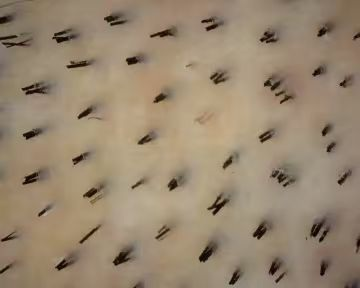
#> input picture tests/fixtures/touching-hairs-source.jpg, 360 x 288 px
$ python -i counter.py   (imports and definitions only)   (older library calls are emulated)
#> lines starting #> are read from the running program, lines starting #| are printed output that depends on the picture; after the words box and inside, x2 and y2 are one past the last pixel; in counts of white or black regions, pixels touching at a corner belong together
#> further down, picture is the input picture: shape (288, 360, 3); mean B, G, R 112.4, 135.2, 152.8
from __future__ import annotations

import math
from dataclasses import asdict, dataclass
from typing import Any

import cv2
import numpy as np


@dataclass(frozen=True)
class CounterConfig:
    """Configuration for separated dark clusters on a light background."""

    background_kernel_ratio: float = 0.10
    close_kernel_x_ratio: float = 0.014
    close_kernel_y_ratio: float = 0.010
    min_area_ratio: float = 0.00004
    max_area_ratio: float = 0.00300
    min_side_ratio: float = 0.008
    min_contrast: float = 35.0
    threshold_offset: int = 0
    border_margin_ratio: float = 0.005
    exclude_border: bool = False


@dataclass(frozen=True)
class DetectedItem:
    id: int
    bbox: list[int]
    center: list[float]
    area: int
    contrast: float
    confidence: float
    partial: bool
    strand_count: int = 1
    split_confidence: float = 1.0


@dataclass(frozen=True)
class CountResult:
    threshold: float
    image_width: int
    image_height: int
    items: list[DetectedItem]

    @property
    def count(self) -> int:
        return sum(item.strand_count for item in self.items)

    def to_dict(self) -> dict[str, Any]:
        return {
            "count": self.count,
            "threshold": round(self.threshold, 2),
            "image_width": self.image_width,
            "image_height": self.image_height,
            "items": [asdict(item) for item in self.items],
        }


def _odd(value: int, minimum: int = 3) -> int:
    value = max(minimum, int(value))
    return value if value % 2 else value + 1


def _kernel_size(length: int, ratio: float, minimum: int = 3) -> int:
    return _odd(round(length * ratio), minimum)


def _oriented_thickness(
    labels: np.ndarray,
    label_id: int,
    bbox: tuple[int, int, int, int],
) -> float:
    x, y, width, height = bbox
    component = labels[y : y + height, x : x + width] == label_id
    ys, xs = np.nonzero(component)
    if xs.size < 2:
        return 1.0
    rect_width, rect_height = cv2.minAreaRect(
        np.column_stack((xs, ys)).astype(np.float32)
    )[1]
    return max(1.0, min(float(rect_width), float(rect_height)))


def _find_profile_peaks(
    profile: np.ndarray,
    min_distance: int,
    min_prominence_ratio: float = 0.15,
    max_peaks: int = 6,
) -> list[tuple[int, float]]:
    if profile.size < 3 or float(profile.max()) <= 0:
        return []

    min_prominence = float(profile.max()) * min_prominence_ratio
    candidates: list[tuple[int, float]] = []
    for index in range(1, len(profile) - 1):
        value = float(profile[index])
        if value <= float(profile[index - 1]) or value < float(profile[index + 1]):
            continue
        left = profile[max(0, index - min_distance) : index]
        right = profile[index + 1 : index + 1 + min_distance]
        left_min = float(left.min()) if left.size else value
        right_min = float(right.min()) if right.size else value
        prominence = value - max(left_min, right_min)
        if prominence >= min_prominence:
            candidates.append((index, prominence))

    selected: list[tuple[int, float]] = []
    for index, prominence in sorted(candidates, key=lambda item: item[1], reverse=True):
        if all(abs(index - existing[0]) >= min_distance for existing in selected):
            selected.append((index, prominence))
        if len(selected) == max_peaks:
            break
    return sorted(selected)


def _estimate_strand_count(
    lightness: np.ndarray,
    labels: np.ndarray,
    label_id: int,
    bbox: tuple[int, int, int, int],
) -> tuple[int, float]:
    x, y, width, height = bbox
    image_height, image_width = lightness.shape
    pad = min(32, max(5, round(max(width, height) * 0.25)))
    x0, y0 = max(0, x - pad), max(0, y - pad)
    x1 = min(image_width, x + width + pad)
    y1 = min(image_height, y + height + pad)

    roi = lightness[y0:y1, x0:x1]
    component = (labels[y0:y1, x0:x1] == label_id).astype(np.uint8) * 255
    support = cv2.dilate(
        component,
        cv2.getStructuringElement(cv2.MORPH_ELLIPSE, (5, 5)),
        iterations=1,
    )
    sigma = max(3.0, min(roi.shape) / 8.0)
    background = cv2.GaussianBlur(roi, (0, 0), sigmaX=sigma)
    darkness = cv2.subtract(background, roi)

    gray = roi.astype(np.float32)
    gradient_x = cv2.Sobel(gray, cv2.CV_32F, 1, 0, ksize=3)
    gradient_y = cv2.Sobel(gray, cv2.CV_32F, 0, 1, ksize=3)
    weight = (support > 0).astype(np.float32) * darkness.astype(np.float32) / 255.0
    jxx = float(np.sum(weight * gradient_x * gradient_x))
    jyy = float(np.sum(weight * gradient_y * gradient_y))
    jxy = float(np.sum(weight * gradient_x * gradient_y))
    energy = jxx + jyy
    if energy <= 0:
        return 1, 1.0

    coherence = math.sqrt((jxx - jyy) ** 2 + 4.0 * jxy * jxy) / energy
    if coherence < 0.35:
        return 1, 1.0

    gradient_angle = 0.5 * math.degrees(math.atan2(2.0 * jxy, jxx - jyy))
    strand_angle = gradient_angle + 90.0
    center = (roi.shape[1] / 2.0, roi.shape[0] / 2.0)
    rotation = cv2.getRotationMatrix2D(center, strand_angle, 1.0)
    rotated_darkness = cv2.warpAffine(
        darkness,
        rotation,
        (roi.shape[1], roi.shape[0]),
        flags=cv2.INTER_CUBIC,
        borderMode=cv2.BORDER_REFLECT,
    )
    rotated_support = cv2.warpAffine(
        support,
        rotation,
        (roi.shape[1], roi.shape[0]),
        flags=cv2.INTER_NEAREST,
    )
    profile = (
        rotated_darkness.astype(np.float32)
        * (rotated_support > 0).astype(np.float32)
        / 255.0
    ).sum(axis=1)
    # Keep close peaks distinct when the source ROI is only a few pixels thick.
    if profile.size < 64:
        profile = cv2.resize(
            profile.reshape(-1, 1),
            (1, 64),
            interpolation=cv2.INTER_LINEAR,
        ).ravel()
    profile = cv2.GaussianBlur(profile.reshape(-1, 1), (1, 7), 0).ravel()
    peaks = _find_profile_peaks(
        profile,
        min_distance=max(4, round(len(profile) * 0.08)),
    )
    if len(peaks) <= 1:
        return 1, 1.0

    average_prominence = float(np.mean([prominence for _, prominence in peaks]))
    prominence_score = min(1.0, average_prominence / max(1.0, float(profile.max()) * 0.30))
    split_confidence = float(np.clip(0.5 * coherence + 0.5 * prominence_score, 0.0, 0.99))
    return len(peaks), round(split_confidence, 3)


def _component_contrast(
    gray: np.ndarray,
    labels: np.ndarray,
    label_id: int,
    bbox: tuple[int, int, int, int],
) -> float:
    x, y, width, height = bbox
    image_height, image_width = gray.shape
    # ponytail: cap local work; raise only if large targets become valid inputs.
    pad = max(3, min(32, round(max(width, height) * 0.7)))
    x0, y0 = max(0, x - pad), max(0, y - pad)
    x1, y1 = min(image_width, x + width + pad), min(image_height, y + height + pad)

    local_gray = gray[y0:y1, x0:x1]
    local_labels = labels[y0:y1, x0:x1]
    foreground = local_labels == label_id
    if not np.any(foreground):
        return 0.0

    component_mask = foreground.astype(np.uint8) * 255
    ring_size = _odd(max(3, 2 * pad + 1))
    ring_kernel = cv2.getStructuringElement(cv2.MORPH_ELLIPSE, (ring_size, ring_size))
    dilated = cv2.dilate(component_mask, ring_kernel, iterations=1) > 0
    ring = dilated & (~foreground)

    foreground_mean = float(local_gray[foreground].mean())
    background_mean = float(local_gray[ring].mean()) if np.any(ring) else float(local_gray.mean())
    return max(0.0, background_mean - foreground_mean)


def _confidence(contrast: float, area: int, min_area: int, max_area: int) -> float:
    contrast_score = 1.0 - math.exp(-max(0.0, contrast) / 18.0)
    area_mid = math.sqrt(max(1, min_area) * max(min_area + 1, max_area))
    log_distance = abs(math.log(max(1, area) / max(1.0, area_mid)))
    area_score = math.exp(-0.45 * log_distance)
    return round(float(np.clip(0.75 * contrast_score + 0.25 * area_score, 0.0, 0.99)), 3)


def count_dark_clusters(image: np.ndarray, config: CounterConfig | None = None) -> CountResult:
    config = config or CounterConfig()
    if image is None or image.size == 0:
        raise ValueError("Input image is empty")
    if image.ndim != 3 or image.shape[2] != 3:
        raise ValueError(f"Expected BGR image with 3 channels, got {image.shape}")

    image_height, image_width = image.shape[:2]
#> image_height = 288; image_width = 360
    image_area = image_height * image_width
#> image_area = 103680

    lab = cv2.cvtColor(image, cv2.COLOR_BGR2LAB)
#> lab: shape (288, 360, 3); mean of channels 0, 1, 2 145.9, 131, 142.6
    lightness = lab[:, :, 0]
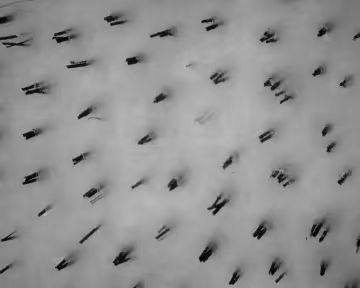
#> lightness: shape (288, 360); min 1, max 188, mean 145.9

    background_kernel_size = _kernel_size(
        min(image_height, image_width), config.background_kernel_ratio, 9
    )
#> background_kernel_size = 29
    background_kernel = cv2.getStructuringElement(
        cv2.MORPH_ELLIPSE, (background_kernel_size, background_kernel_size)
    )
    blackhat = cv2.morphologyEx(lightness, cv2.MORPH_BLACKHAT, background_kernel)
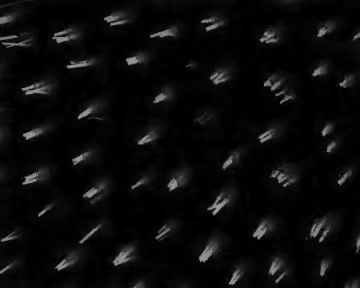
#> blackhat: shape (288, 360); min 0, max 165, mean 10.4

    otsu_threshold, _ = cv2.threshold(
        blackhat, 0, 255, cv2.THRESH_BINARY + cv2.THRESH_OTSU
    )
#> otsu_threshold = 51
    final_threshold = float(np.clip(otsu_threshold + config.threshold_offset, 0, 255))
#> final_threshold = 51
    _, mask = cv2.threshold(blackhat, final_threshold, 255, cv2.THRESH_BINARY)
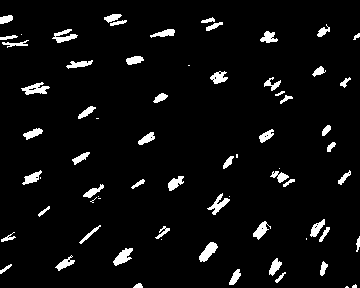
#> mask: shape (288, 360); 5% white; 69 white regions (14 under 20 px), largest, box (x1, y1, x2, y2) and area: (199, 242, 218, 262) 197, (21, 82, 50, 95) 196, (113, 248, 133, 266) 190

    close_width = _kernel_size(image_width, config.close_kernel_x_ratio, 3)
#> close_width = 5
    close_height = _kernel_size(image_height, config.close_kernel_y_ratio, 3)
#> close_height = 3
    close_kernel = cv2.getStructuringElement(
        cv2.MORPH_ELLIPSE, (close_width, close_height)
    )
    mask = cv2.morphologyEx(mask, cv2.MORPH_CLOSE, close_kernel, iterations=1)
#> mask: shape (288, 360); 5.2% white; 62 white regions (9 under 20 px), largest, box (x1, y1, x2, y2) and area: (21, 82, 50, 95) 217, (207, 193, 230, 215) 203, (199, 242, 218, 262) 198

    component_count, labels, stats, centroids = cv2.connectedComponentsWithStats(
        mask, connectivity=8
    )
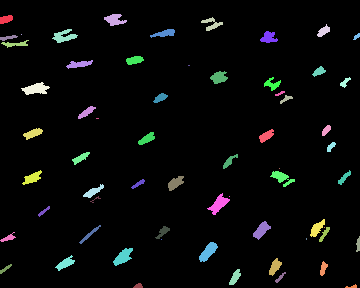
#> labels: shape (288, 360) int32; 63 distinct labels, from 0 to 62; one colour per label, 0 black
#> component_count = 63; stats = 63 rows, first 6: [0, 0, 360, 288, 98260], [0, 15, 13, 9, 87], [104, 14, 23, 12, 162], [201, 17, 22, 14, 122], [317, 24, 13, 13, 89], [52, 29, 26, 14, 184]; centroids = 63 pairs, first value 5.07 to 357.9, second value 18.85 to 286.2

    min_area = max(3, round(image_area * config.min_area_ratio))
#> min_area = 4
    max_area = max(min_area + 1, round(image_area * config.max_area_ratio))
#> max_area = 311
    min_side = max(2, round(min(image_height, image_width) * config.min_side_ratio))
#> min_side = 2
    border_margin = max(1, round(min(image_height, image_width) * config.border_margin_ratio))
#> border_margin = 1

    candidates: list[dict[str, Any]] = []
    for label_id in range(1, component_count):
        x = int(stats[label_id, cv2.CC_STAT_LEFT])
        y = int(stats[label_id, cv2.CC_STAT_TOP])
        width = int(stats[label_id, cv2.CC_STAT_WIDTH])
        height = int(stats[label_id, cv2.CC_STAT_HEIGHT])
        area = int(stats[label_id, cv2.CC_STAT_AREA])

        if not min_area <= area <= max_area:
            continue
        if max(width, height) < min_side:
            continue

        partial = (
            x <= border_margin
            or y <= border_margin
            or x + width >= image_width - border_margin
            or y + height >= image_height - border_margin
        )
        if config.exclude_border and partial:
            continue

        contrast = _component_contrast(
            lightness, labels, label_id, (x, y, width, height)
        )
        if contrast < config.min_contrast:
            continue

        center_x, center_y = centroids[label_id]
        candidates.append(
            {
                "label_id": label_id,
                "bbox": [x, y, width, height],
                "center": [float(center_x), float(center_y)],
                "area": area,
                "contrast": contrast,
                "partial": bool(partial),
                "thickness": _oriented_thickness(
                    labels, label_id, (x, y, width, height)
                ),
            }
        )
#> this loop made 62 passes
#> (area, partial, foreground_mean in _component_contrast, background_mean in _component_contrast) on passes 1, 2, 3, 4, 5, 6, 7, 8, 9, 11, 12, 13: (87, True, 41.15, 118.1), (162, False, 60.09, 144.6), (122, False, 55.39, 147.9), (89, False, 52.24, 125.3), (184, False, 53.19, 141), (123, False, 53.57, 149.4), (134, False, 56.14, 146), (27, True, 43.85, 120.5), (56, True, 41.57, 113.1), (95, True, 51.19, 127.3), (115, False, 56.56, 155), (131, False, 60.76, 152.8)
#> (area, partial) on pass 26: (127, False)
#> pass 1, in _component_contrast, `local_gray = gray[y0:y1, x0:x1]`:
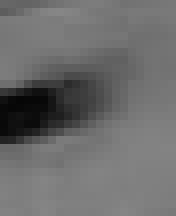
#> local_gray: shape (27, 22) (shown 8 times larger); min 6, max 134, mean 107.7
#> pass 1, in _component_contrast, `local_labels = labels[y0:y1, x0:x1]`:
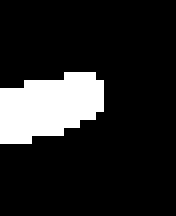
#> local_labels: shape (27, 22) int32 (shown 8 times larger); values 0 (black) and 1 (white), 14.6% white; 1 white region, box (x1, y1, x2, y2) and area: (0, 9, 13, 18) 87

    if candidates:
        median_area = float(np.median([candidate["area"] for candidate in candidates]))
        median_thickness = float(
            np.median([candidate["thickness"] for candidate in candidates])
        )
        for candidate in candidates:
            suspected_cluster = (
                candidate["area"] >= median_area * 1.5
                or candidate["thickness"] >= median_thickness * 1.45
            )
            if suspected_cluster:
                strand_count, split_confidence = _estimate_strand_count(
                    lightness,
                    labels,
                    candidate["label_id"],
                    tuple(candidate["bbox"]),
                )
                candidate["strand_count"] = strand_count
                candidate["split_confidence"] = split_confidence
            else:
                candidate["strand_count"] = 1
                candidate["split_confidence"] = 1.0
#> this loop made 53 passes
#> pass 2, in _estimate_strand_count, `background = cv2.GaussianBlur(roi, (0, 0), sigmaX=sigma)`:
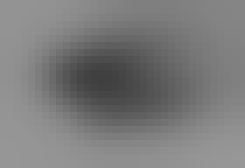
#> background: shape (24, 35) (shown 7 times larger); min 63, max 151, mean 123.1

    median_height = (
        float(np.median([candidate["bbox"][3] for candidate in candidates]))
        if candidates
        else 8.0
    )
    row_height = max(12.0, median_height * 2.5)
    candidates.sort(
        key=lambda candidate: (
            round(candidate["center"][1] / row_height),
            candidate["center"][0],
        )
    )

    items = [
        DetectedItem(
            id=index,
            bbox=candidate["bbox"],
            center=[round(candidate["center"][0], 2), round(candidate["center"][1], 2)],
            area=candidate["area"],
            contrast=round(candidate["contrast"], 2),
            confidence=_confidence(candidate["contrast"], candidate["area"], min_area, max_area),
            partial=candidate["partial"],
            strand_count=candidate["strand_count"],
            split_confidence=candidate["split_confidence"],
        )
        for index, candidate in enumerate(candidates, start=1)
    ]

    return CountResult(
        threshold=final_threshold,
        image_width=image_width,
        image_height=image_height,
        items=items,
    )

>>> import cv2
>>> picture = cv2.imread('../../tests/fixtures/touching-hairs-source.jpg')
>>> result = count_dark_clusters(picture)
